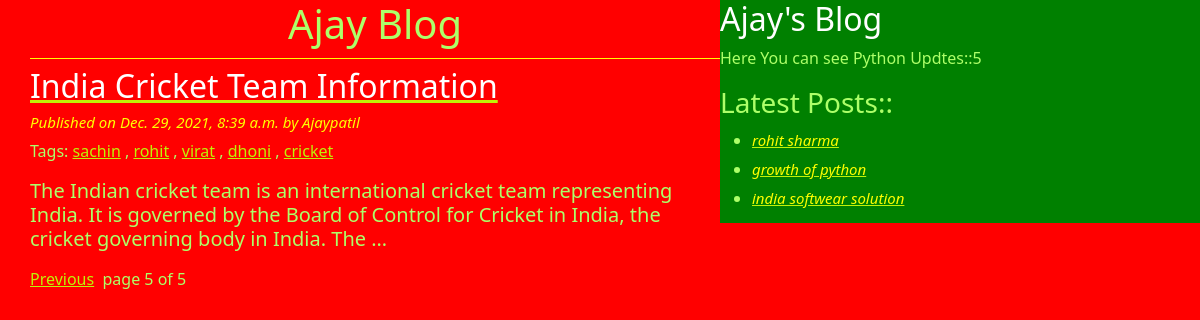
The app's page /?page=5 with its own data.
### bloga/models.py (models this page shows, shortened)
class Post(models.Model):
 STATUS_CHOICES=(('draft','Draft'),('published','Published'))
 title=models.CharField(max_length=256)
 slug=models.SlugField(max_length=264,unique_for_date='publish')
 author=models.ForeignKey(User,related_name='blog_posts',on_delete=models.CASCADE)
 body=models.TextField()
 publish=models.DateTimeField(default=timezone.now)
 created=models.DateTimeField(auto_now_add=True)
 updated=models.DateTimeField(auto_now=True)
 status=models.CharField(max_length=10,choices=STATUS_CHOICES,default='draft')
 objects=CustomManager()
 tags=TaggableManager()
 class Meta:
  ordering=("-publish",)
 def get_absolute_url(self):
  return reverse('post_detail',
       args=[self.publish.year,
       self.publish.strftime('%m'),
       self.publish.strftime('%d'),
       self.slug])

### bloga/views.py (the view)
# urls.py: url(r'^$', views.post_list_view),
def post_list_view(request,tag__slug=None):
 post_list=Post.objects.all()
 tag=None
 if tag__slug:
   tag=get_object_or_404(Tag,slug=tag__slug)
   post_list=post_list.filter(tags__in=[tag])
 paginator=Paginator(post_list,1)
 page_number=request.GET.get('page')
 try:
  post_list=paginator.page(page_number)
 except PageNotAnInteger:
  post_list=paginator.page(1)
 except EmptyPage:
  post_list=paginator.page(paginator.num_pages)
 return render(request,'bloga/post_list.html',{'post_list':post_list,'tag':tag})

### bloga/models.py (called while the page is built)
      def get_queryset(self):
            return super().get_queryset().filter(status='published')

### bloga/templatetags/blog_tags.py (called while the page is built)
@register.simple_tag
def total_posts():
 return Post.objects.count()

@register.inclusion_tag('bloga/latest_posts123.html')
def show_latest_post():
 latest_posts=Post.objects.order_by('-publish')[:3]
 return {'latest_posts':latest_posts}

### templates/bloga/post_list.html (shortened to what this page needs)
<!DOCTYPE html>
{% extends 'bloga/base.html' %}
{% block content %}
<h1>Ajay Blog</h1>
  {% for post in post_list %}
            <a href="{{post.get_absolute_url}}"><h2>{{post.title}}</h2></a>
            <h4>Published on {{post.publish}} by {{post.author | title}}</h4>
            <p>Tags:
              {% for tag in post.tags.all %}
                 <a href="{%url 'post_list_by_tag_name' tag.slug%}">{{tag.name}}</a>
                 {%if not forloop.last %},{%endif%}
              {%endfor%}
            </p>
        <h5>{{post.body|truncatewords:30|linebreaks}}</h5>
            {%endfor%}
  {% include 'bloga/pagenation.html' with page=post_list%}
  {% endblock %}

### templates/bloga/latest_posts123.html
<ul>
 {% for post in latest_posts %}
    <li>   <a href="{{post.get_absolute_url}}"><h4>{{post.title}}</h4></a>
    </li>
 {%endfor%}
   </ul>

### static/css/blog.css (style rules this page uses)
h1 { text-align: center; padding-bottom: 10px; border-bottom: 1px solid yellow ; }
h2 { color: white; font-style: Bold; }
h4 { color:yellow; font-size: 15px; font-style: italic; }
body { background-color: red; }
a { color: #bff207; }
body { color: rgb(173, 255, 105); }

### records on screen
Post: title "India Cricket Team Information", publish "Dec. 29, 2021, 8:39 a.m.", author "Ajaypatil", body "The Indian cricket team is an international cricket team representing India. It is governed by the Board of Control for Cricket in India, the cricket governing body in India. The …"
Tag: name "sachin"
Tag: name "rohit"
Tag: name "virat"
Tag: name "dhoni"
Tag: name "cricket"
Post: title "rohit sharma"
Post: title "growth of python"
Post: title "india softwear solution"

### other values on screen
{{ page.number }} "5"
{{ page.paginator.num_pages }} "5"
